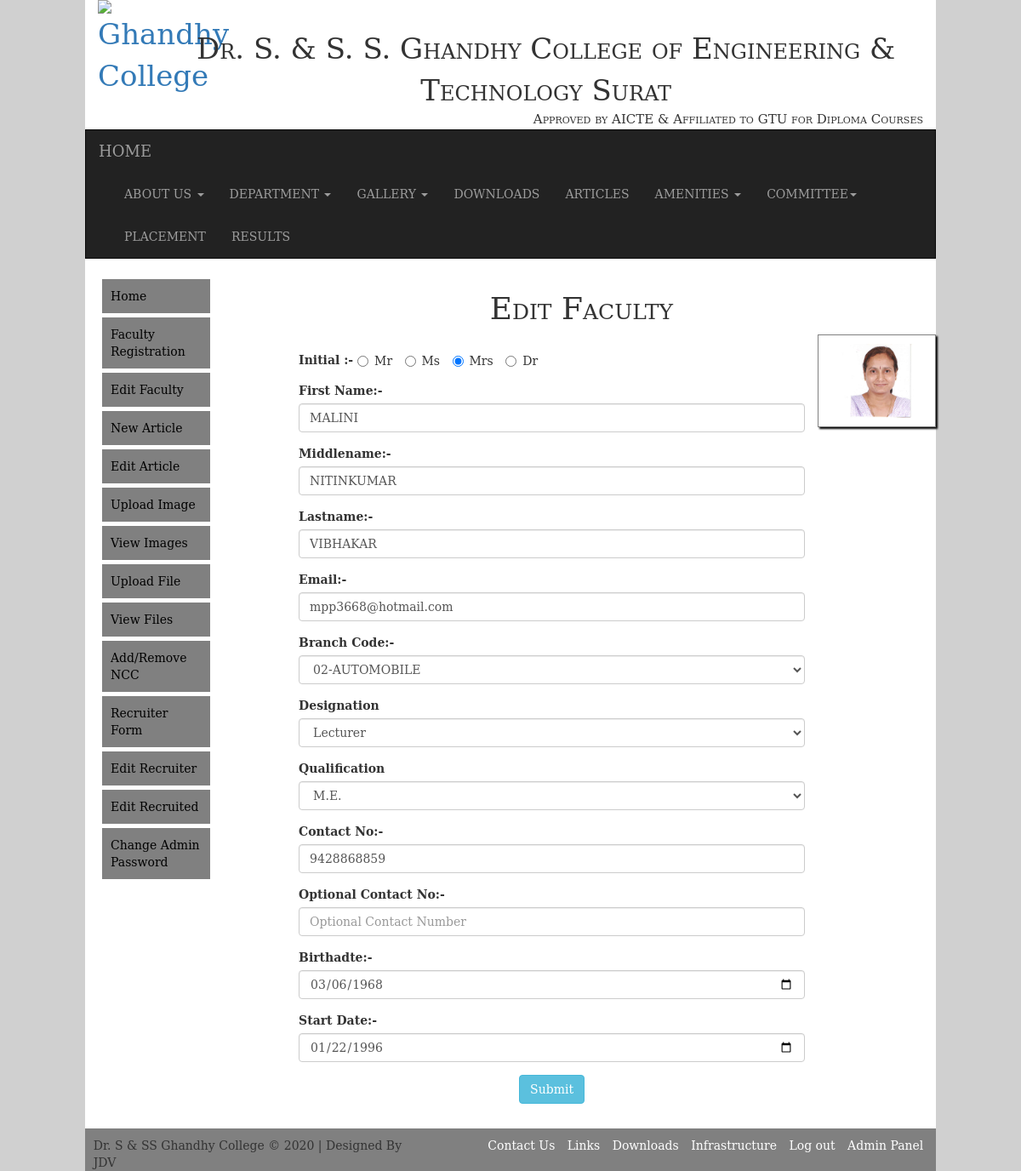
/edit_faculty_reg.php?id=138 (signed in), run on the app's committed database.
### tables this page shows
CREATE TABLE IF NOT EXISTS `clg_faculty` (
  `id` int(11) NOT NULL,
  `fname` varchar(50) NOT NULL,
  `mname` varchar(50) NOT NULL,
  `lname` varchar(50) NOT NULL,
  `email` varchar(100) NOT NULL,
  `branch_code` int(2) NOT NULL,
  `post` varchar(15) NOT NULL,
  `qualification` varchar(25) NOT NULL,
  `contact` varchar(10) NOT NULL,
  `ocontact` varchar(10) NOT NULL,
  `gender` varchar(10) NOT NULL,
  `profile_img` varchar(2000) NOT NULL,
  `birthdate` date NOT NULL,
  `start_date` date NOT NULL
);

### edit_faculty_reg.php (the view, shortened to what this page needs)
<?php
	$display=mysql_query("select * from clg_faculty where id='$_REQUEST[id]'");
	$display1=mysql_fetch_array($display);
?>
<!doctype html>
<html>
<head>
<link rel="stylesheet" href="bootstrap/css/bootstrap.min.css">
<link href="bootstrap/css/style.css" rel="stylesheet">
</head>
<body>
    <div class="container-fluid">
		<div class="row">
            <div class="col-md-10" style="background:white;">
            <header>
                <?php require_once('header.php'); ?>
            </header>
            <section>
                <article>
                	<div class="row">
       					<div class="col-md-2 col-sm-2 col-xs-12 admin_sidemenu">
                        	<?php
								require_once('adminsidemenu.php');
							?>
                        </div>
                	<div class="col-md-10 col-sm-10 col-xs-12" >
                        <div class="row">
                        <div class="col-md-12 col-sm-12 col-xs-10" >
            <center><h1 style="font-variant:small-caps;">Edit Faculty </h1></center>
            <div class="row">
            	<div class="col-md-offset-1 col-md-9" >
                	                	<form  action="" method="post"  enctype="multipart/form-data" name="form" class="forleftlabel">
                                        <br>
                                        <div class="form-group">
                                        <label for="gender" style="float:left;">Initial :-&nbsp; </label>
                                        <div class="radio-inline" >
    									<input type="radio" name="gender" value="Mr." required data-toggle="tooltip" title="MR" <?php if($display1[10]=="Mr.") echo "checked"; ?>> Mr
                                		</div>
                                        <div class="radio-inline">
    									<input type="radio" name="gender" value="Ms." required data-toggle="tooltip" title="MS" <?php if($display1[10]=="Ms.") echo "checked"; ?>> Ms
                                		</div>
                                        <div class="radio-inline">
    									<input type="radio" name="gender" value="Mrs." required data-toggle="tooltip" title="MRS" <?php if($display1[10]=="Mrs.") echo "checked"; ?>> Mrs
                                		</div>
                                        <div class="radio-inline">
    									<input type="radio" name="gender" value="Dr." required data-toggle="tooltip" title="DR" <?php if($display1[10]=="Dr.") echo "checked"; ?>> Dr
                                		</div>
                            			</div>
                      					<div class="form-group">
                                        <label for="fname" style="float:left;">First Name:-</label>
                                        <input autofocus type="text" name="fname" placeholder="First Name" class="form-control" data-toggle="tooltip" maxlength="25" required pattern="[a-zA-Z]{0,25}$" title="Enter Less Than 25 Alphabets."  onkeypress="return AllowAlphabet(event)" value="<?php echo $display1[1];?>">
                            	        </div>
                                        <div class="form-group">
                                        <label for="middlename" style="float:left;">Middlename:-</label>
                                        <input type="text" name="mname" placeholder="Middle Name" class="form-control" maxlength="25"  required pattern="[a-zA-Z]{0,25}$" data-toggle="tooltip" title="Enter Less Than 25 Alphabets." onkeypress="return AllowAlphabet(event)" value="<?php echo $display1[2];?>">
                                    	</div>
                                        <div class="form-group">
                                        <label for="lname" style="float:left;">Lastname:-</label>
                                        <input type="text" name="lname" placeholder="Last Name" class="form-control" maxlength="25" required pattern="[a-zA-Z]{0,25}$" data-toggle="tooltip" title="Enter Less Than 25 Alphabets." onkeypress="return AllowAlphabet(event)" value="<?php echo $display1[3];?>">
                                    	</div>
                                        <div class="form-group">
                                        <label for="email" style="float:left;">Email:-</label>
                                       	<input type="email" name="email" id="email" placeholder="abc@example.com" class="form-control" pattern="^\S+@+\S+\.+\S+$" data-toggle="tooltip" title="Enter Email " value="<?php echo $display1[4];?>">
                                    	</div>
                                        <div class="form-group">
                                        <label for="branch_code" style="float:left;">Branch Code:-</label>
                                        <select name="branch_code" id="branch_code" class="form-control" required data-toggle="tooltip" title="Branch Code">
                                            <optgroup label="Select Branch Code">
                                                <option <?php if($display1[5]=="2"){ ?>selected<?php }?>>02-AUTOMOBILE</option>
                                            </optgroup>
                                        </select>
                                    	</div>
                                        <div class="form-group">
                                        <label for="post" style="float:left;">Designation</label>
                                        <select name="post" id="post" class="form-control" required  data-toggle="tooltip" title="Designation">
                                            <optgroup label="Select Post">
                                                <option  <?php if($display1[6]=="Lecturer"){ ?>selected<?php }?>>Lecturer</option>
                                            </optgroup>
                                        </select>
                                    	</div>
                                        <div class="form-group">
                                        <label for="Qualification" style="float:left;">Qualification</label>
                                        <select name="qualification" id="qualification" class="form-control" required  data-toggle="tooltip"  title="Qualification">
                                            <optgroup label="Select Qualification">
                                                <option <?php if($display1[7]=="M.E."){?>selected<?php }?>>M.E.</option>
											</optgroup>
                                        </select>
                                    	</div>
                                        <div class="form-group">
                                        <label for="contact" style="float:left;">Contact No:-</label>
                                        <input type="text" name="contact" maxlength="10" placeholder="Contact Number" class="form-control" pattern="[0-9]{10}" data-toggle="tooltip" title="Enter 10 Digit Contact Number." onKeyPress="return isNumberKey(event)" value="<?php echo $display1[8];?>">
                                    	</div>
                                        <div class="form-group">
                                        <label for="ocontact" style="float:left;">Optional Contact No:-</label>
                                        <input type="text" name="ocontact" maxlength="10" placeholder="Optional Contact Number" class="form-control" pattern="[0-9]{10}" data-toggle="tooltip" title="Enter 10 Digit Contact Number" onKeyPress="return isNumberKey(event)" value="<?php echo $display1[9];?>">
                                    	</div>
                              		   <div class="form-group">
                                        <label for="bdte" style="float:left;">Birthadte:-</label>
                                        <input type="date" name="birthdate" class="form-control" required data-toggle="tooltip" title="Birthdate" value="<?php echo $display1[12];?>">
                                    	</div>
                                    	<div class="form-group">
                                        <label for="st_date" style="float:left;">Start Date:-</label>
                                        <input type="date" name="start_date" class="form-control" required data-toggle="tooltip" title="Start Date" value="<?php echo $display1[13];?>">
                                        </div>
                                        <center><input type="submit" value="Submit" class="btn btn-info" name="update"></center>
                            </form>
                </div>
              <div class="col-md-2 col-sm-2 col-xs-2" style="text-align:center;border:1px solid grey;box-shadow:2px 2px 2px black;cursor:pointer;">
					<center>
                        <img src="profile_img\<?php echo $display1[11];?>" class="img-responsive" alt="<?php echo $display1[1] ?>" style="width:150px;max-height:200px;;padding:10px;" onClick="profile_image_change('open');">
                    </center>
                </div>
             </div>
                    </div>
                    </div>
                </div>
                	</div>
                </article>
            </section>
           <footer>
           		<?php require_once('footer.php'); ?>
           </footer>
           </div>
    </div>
	</div>
</body>
</html>

### data on the page
clg_faculty: gender "☑", fname "MALINI", mname "NITINKUMAR", lname "VIBHAKAR", email "mpp3668@hotmail.com", branch_code "02-AUTOMOBILE", post "Lecturer", qualification "M.E.", contact "9428868859", birthdate "03/06/1968", start_date "01/22/1996", profile_img (picture)

### other printed values
$s['year'] "2020"
